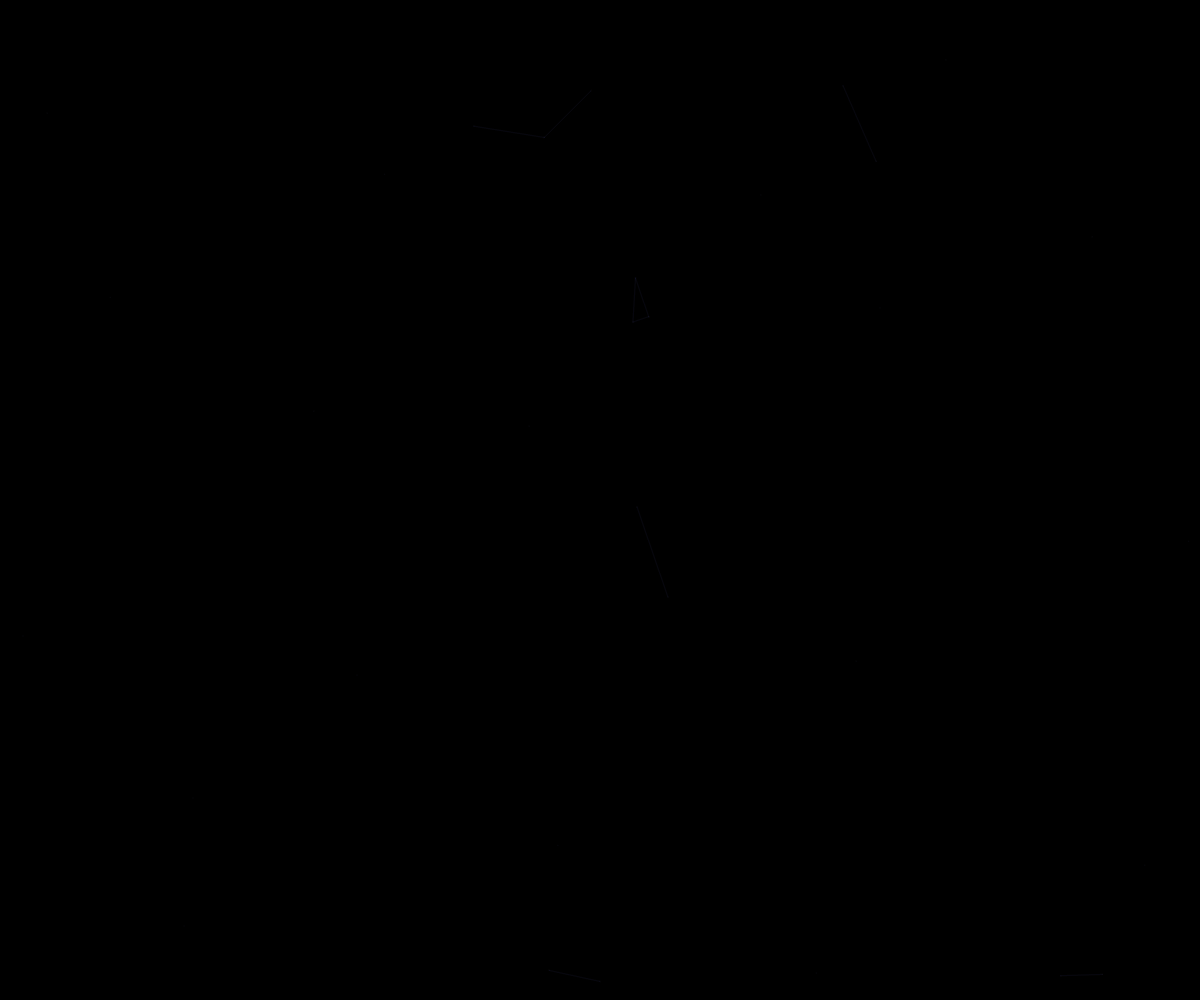
Frame 1 (no input)
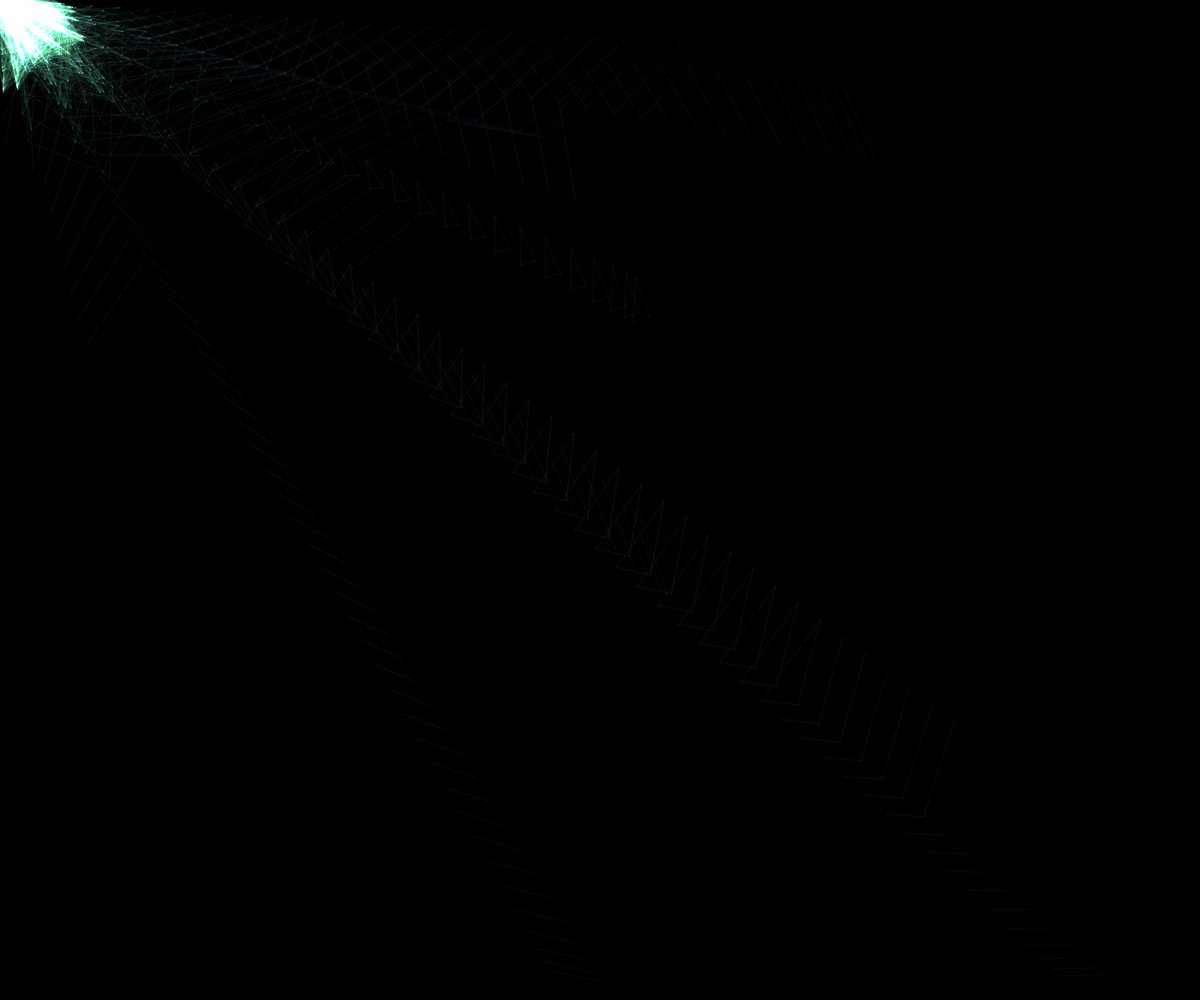
Frame 60 (no input)
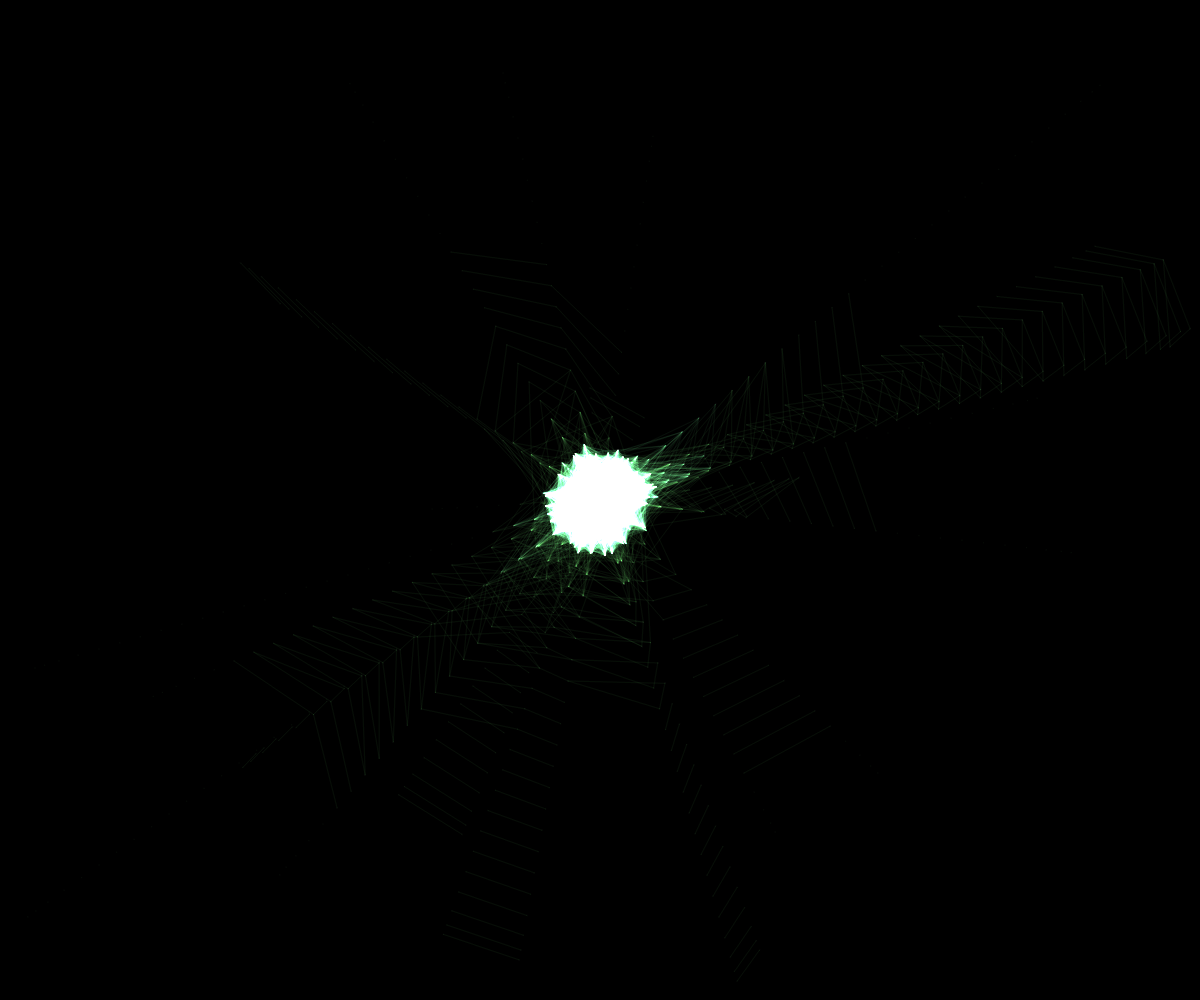
Frame 120 (the mouse pressed at the canvas centre since frame 60)

The p5.js sketch that drew these frames (run headless with seeded random() and noise() and a simulated clock; from frame 60 on, the mouse is pressed at the canvas centre):

// p5.js sketch
// ── sketch.js
/* gravitational drawer */

/*
 ** Copyright by Kesson Dalef (Giovanni Muzio)
 ** Creative Commons: Attribution Non-Commercial license
 **
 ** mail: kessoning@gmail.com
 ** web: www.kesson.io
 **
 ** Have a look at https://kesson.io/g.draw
 */

// release date: May 2016

var points1 = [];
var acceleration1 = [];
var velocity1 = [];

var points2 = [];
var points3 = [];
var points4 = [];

var topspeed;
var pointsdimension;
var numpoints;
var center_gravity;

var hmirror = false;
var vmirror = false;
var whitebg = false;

function setup() {
  pixelDensity(1);
  createCanvas(windowWidth, windowHeight);

  colorMode(HSB, 360);

  reset();
}

function draw() {
  center_gravity.x = mouseX;
  center_gravity.y = mouseY;
  move();
  view();
}

function move() {
  for (var i = 0; i < numpoints; i++) {
    acceleration1[i] = p5.Vector.sub(center_gravity, points1[i]);
    acceleration1[i].normalize();
    acceleration1[i].mult(5);
    velocity1[i].add(acceleration1[i]);
    velocity1[i].limit(topspeed);
    points1[i].add(velocity1[i]);
    points2[i].set(width - points1[i].x, points1[i].y);
    points3[i].set(points1[i].x, height - points1[i].y);
    points4[i].set(width - points1[i].x, height - points1[i].y);
  }
}

function view() {
  for (var i = 0; i < points1.length; i++) {
    var c ;
    if (!whitebg) {
      c = color(noise(frameCount/100)*360, 200, 360, 10);
      blendMode(ADD);
    } else {
      c = color(noise(frameCount/100)*360, 200, 180, 10);
      blendMode(MULTIPLY);
    }
    stroke(c);
    point(points1[i].x, points1[i].y);
    for (var j = 0; j < points1.length; j++) {
      if (dist(points1[i].x, points1[i].y, points1[j].x, points1[j].y) < width / 12) {
        line(points1[i].x, points1[i].y, points1[j].x, points1[j].y);
      }
      
      if (dist(points2[i].x, points2[i].y, points2[j].x, points2[j].y) < width / 12 && hmirror) {
        line(points2[i].x, points2[i].y, points2[j].x, points2[j].y);
      }
      
      if (dist(points3[i].x, points3[i].y, points3[j].x, points3[j].y) < width / 12 && vmirror) {
        line(points3[i].x, points3[i].y, points3[j].x, points3[j].y);
      }
      
      if (dist(points4[i].x, points4[i].y, points4[j].x, points4[j].y) < width / 12 && hmirror && vmirror) {
        line(points4[i].x, points4[i].y, points4[j].x, points4[j].y);
      }
    }
  }
}

function reset() {
  topspeed = 10 + Math.random()*20;
  numpoints = 32;
  pointsdimension = 0.5 + Math.random();
  center_gravity = createVector(random(width*0.3, width*0.7), random(height*0.3, height*0.7));

  for (var i = 0; i < numpoints; i++) {
    points1[i] = createVector(Math.random()*width, Math.random()*height);
    acceleration1[i] = createVector(0, 0);
    velocity1[i] = createVector(0, 0);
    points2[i] = createVector(width - points1[i].x, points1[i].y);
    points3[i] = createVector(points1[i].x, height - points1[i].y);
    points4[i] = createVector(width - points1[i].x, height - points1[i].y);
  }

  blendMode(NORMAL);
  if (whitebg) {
    background(360);
  } else {
    background(0);
  }
}

function mousePressed() {
  reset();
}

function keyPressed() {
  if (key == 'H') {
    hmirror = !hmirror;
  } else if (key == 'V') {
    vmirror = !vmirror;
  } else if (key == 'S') {
    saveFrame("gravitational_drawer####.png");
  } else if (key == 'B') {
    whitebg = !whitebg;
    reset();
  }
}
